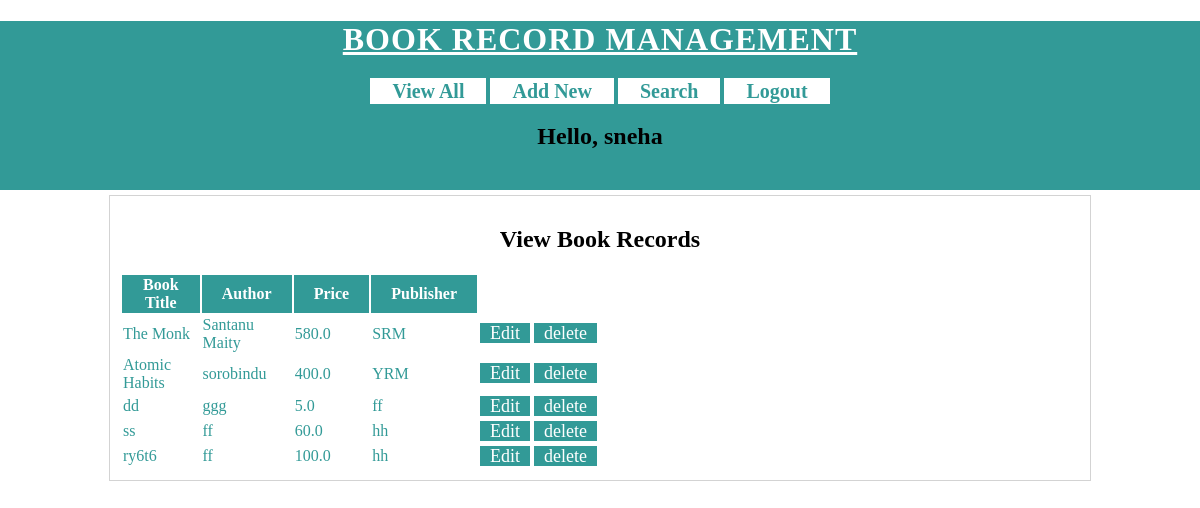
Screenshot of /BRMapp/view-books (signed in) with the database file from the repository.
### BRMapp/models.py (models this page shows)
class Book(models.Model):
    title=models.CharField(max_length=100)
    price=models.FloatField()
    author=models.CharField(max_length=100)
    publisher=models.CharField(max_length=100)

### BRMapp/views.py (the view)
@login_required(login_url="/BRMapp/login/")
def viewBooks(request):
    books=models.Book.objects.all()
    username=request.session['username']
    res=render(request,'BRMapp/view-book.html',{'books':books,'username':username})
    return res

### templates/BRMapp/view-book.html (shortened to what this page needs)
<!DOCTYPE html>
{% load static %}
<html lang="en" dir="ltr">
  <head>
    <link rel="stylesheet" href="{%static 'CSS/BRMstyle.css' %}">
  </head>
  <body>
    <div id= "header">
      <h1>BOOK RECORD MANAGEMENT</h1>
      <div id='nav'>
        <a href="/BRMapp/view-books">View All</a>
        <a href="/BRMapp/new-books">Add New</a>
        <a href="/BRMapp/search-books">Search</a>
        <a href="/BRMapp/logout">Logout</a>
      </div>
      <h2>Hello, {{username}} </h2>
    </div>
    <div id="main">
      <h2>View Book Records</h2>
      <table>
        <thead>
          <th>Book Title</th>
          <th>Author</th>
          <th>Price</th>
          <th>Publisher</th>
        </thead>
        {% for book in books %}
        <tr>
          <td>{{book.title}}</td>
          <td>{{book.author}}</td>
          <td>{{book.price}}</td>
          <td>{{book.publisher}}</td>
          <td><a class="btn" href="/BRMapp/edit-book?bookid={{book.id}}">Edit</a></td>
          <td><a class="btn" href="/BRMapp/delete-book?bookid={{book.id}}">delete</a></td>
        </tr>
        {% endfor %}
      </table>
    </div>
  </body>
</html>

### static/CSS/BRMstyle.css (style rules this page uses)
body { background-color: white; margin:0px 0px 0px 0px; font-family:"calibri"; }
#header { background-color: #329A97; padding-bottom: 20px; text-align: center; }
#header h1 { text-align: center; color: white; font-family: "montserrat"; letter-spacing: 1px; text-decoration: underline; }
#nav { width: 60% margin:auto; }
#nav a { background-color: white; width: 150px; border: solid 2px white; font-size: 20px; font-weight: bold; text-decoration: none; color: #329A97; padding-left: 20px; padding-right: 20px; }
#main { margin:auto; border: solid 1px lightgrey; width: 80%; padding: 10px; margin-top:5px; }
#main h2, #main form { text-align: center; width: 100%; }
#main table { width:50%; color: #329A97; }
#main table th { background-color: #329A97; color:white; padding-left: 20px; padding-right: 20px; }
.btn { background-color:#329A97; width:150px; font-size:18px; text-decoration:none; color:white; padding-left: 10px; padding-right: 10px; }

### rows the page displays
Book: title "The Monk", author "Santanu Maity", price "580.0", publisher "SRM"
Book: title "Atomic Habits", author "sorobindu", price "400.0", publisher "YRM"
Book: title "dd", author "ggg", price "5.0", publisher "ff"
Book: title "ss", author "ff", price "60.0", publisher "hh"
Book: title "ry6t6", author "ff", price "100.0", publisher "hh"

### other values shown
{{ username }} "sneha"
